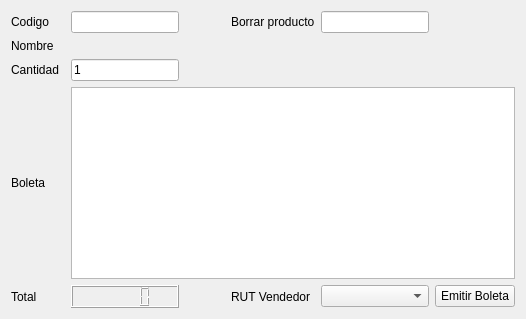
      <widget class="QWidget" name="page_9">
       <layout class="QGridLayout" name="gridLayout_10">
        <item row="2" column="0">
         <widget class="QLabel" name="label_25">
          <property name="text">
           <string>Cantidad</string>
          </property>
         </widget>
        </item>
        <item row="4" column="0">
         <widget class="QLabel" name="label_27">
          <property name="text">
           <string>Boleta</string>
          </property>
         </widget>
        </item>
        <item row="6" column="0">
         <widget class="QLabel" name="label_29">
          <property name="text">
           <string>Total</string>
          </property>
         </widget>
        </item>
        <item row="1" column="0">
         <widget class="QLabel" name="label_24">
          <property name="text">
           <string>Nombre</string>
          </property>
         </widget>
        </item>
        <item row="0" column="4">
         <widget class="QLabel" name="label_30">
          <property name="text">
           <string>Borrar producto</string>
          </property>
         </widget>
        </item>
        <item row="1" column="5">
         <widget class="QLabel" name="label_32">
          <property name="text">
           <string/>
          </property>
         </widget>
        </item>
        <item row="0" column="3">
         <spacer name="horizontalSpacer">
          <property name="orientation">
           <enum>Qt::Horizontal</enum>
          </property>
          <property name="sizeHint" stdset="0">
           <size>
            <width>40</width>
            <height>20</height>
           </size>
          </property>
         </spacer>
        </item>
        <item row="6" column="5">
         <widget class="QComboBox" name="listaEmpleados">
          <property name="focusPolicy">
           <enum>Qt::ClickFocus</enum>
          </property>
          <property name="editable">
           <bool>false</bool>
          </property>
         </widget>
        </item>
        <item row="1" column="1" colspan="2">
         <widget class="QLabel" name="label_28">
          <property name="sizePolicy">
           <sizepolicy hsizetype="Minimum" vsizetype="Fixed">
            <horstretch>0</horstretch>
            <verstretch>0</verstretch>
           </sizepolicy>
          </property>
          <property name="text">
           <string/>
          </property>
         </widget>
        </item>
        <item row="6" column="2">
         <widget class="QLCDNumber" name="totalBoleta"/>
        </item>
        <item row="6" column="4">
         <widget class="QLabel" name="label_39">
          <property name="text">
           <string>RUT Vendedor</string>
          </property>
         </widget>
        </item>
        <item row="6" column="6">
         <widget class="QPushButton" name="emitirBoleta">
          <property name="focusPolicy">
           <enum>Qt::NoFocus</enum>
          </property>
          <property name="text">
           <string>Emitir Boleta</string>
          </property>
         </widget>
        </item>
        <item row="0" column="2">
         <widget class="QLineEdit" name="codigoPistola"/>
        </item>
        <item row="2" column="2">
         <widget class="QLineEdit" name="cantidad">
          <property name="text">
           <string>1</string>
          </property>
          <property name="placeholderText">
           <string/>
          </property>
         </widget>
        </item>
        <item row="0" column="0">
         <widget class="QLabel" name="label_26">
          <property name="text">
           <string>Codigo</string>
          </property>
         </widget>
        </item>
        <item row="4" column="2" colspan="5">
         <widget class="QTextBrowser" name="detalleBoleta">
          <property name="font">
           <font>
            <family>Hack</family>
           </font>
          </property>
          <property name="focusPolicy">
           <enum>Qt::NoFocus</enum>
          </property>
         </widget>
        </item>
        <item row="0" column="5">
         <widget class="QLineEdit" name="codigoBorrar">
          <property name="focusPolicy">
           <enum>Qt::ClickFocus</enum>
          </property>
         </widget>
        </item>
       </layout>
      </widget>
